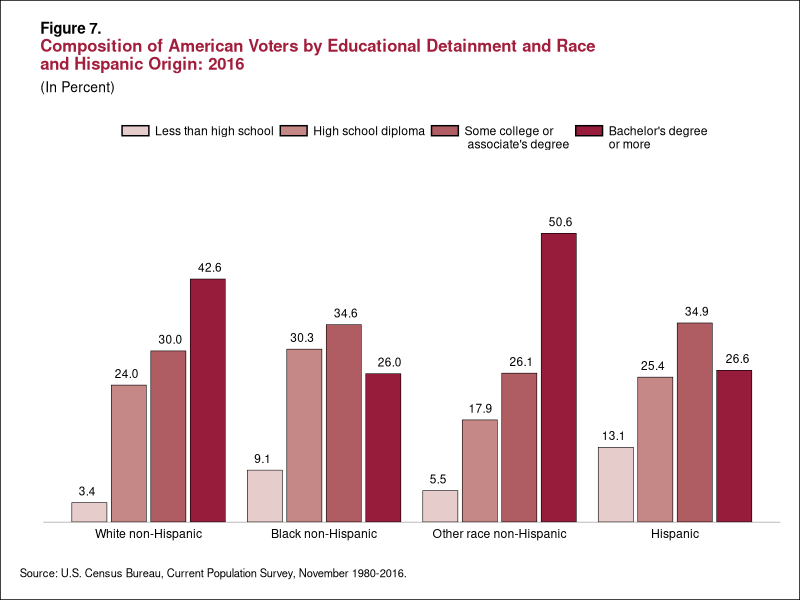
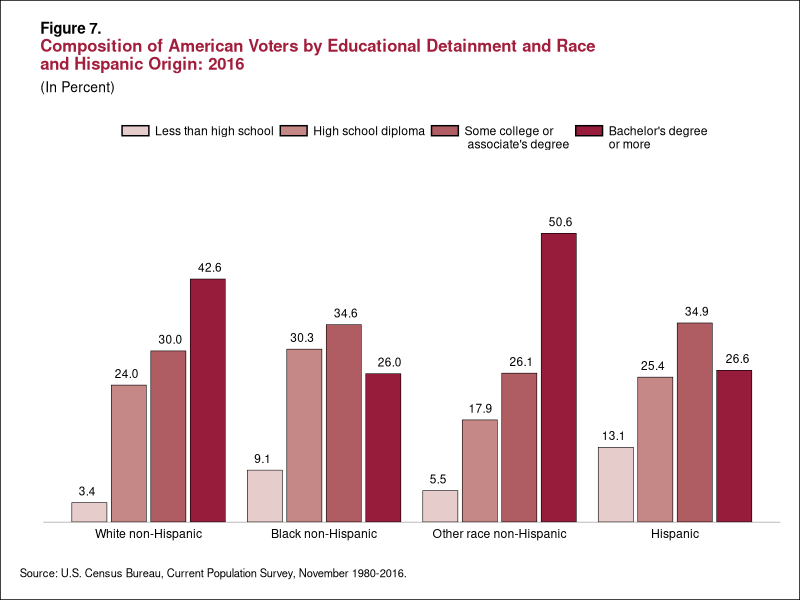

The R script that drew these images, in order:
## ---- chunk 1
knitr::opts_chunk$set(echo = TRUE)
## ---- chunk 2
library(tidyverse)
# I like this for coloring text: https://wilkelab.org/ggtext/
library("ggtext")
library(grid)
library(rlang)


# Colors from https://imagecolorpicker.com/
# Main text: #a21e3c
# Noncit: #af5d62
# No resp: #e6cdcb
# Nonvote: #c58887
# Voters: #971c3c
## ---- chunk 3
age_groups= c("White non-Hispanic", "Black non-Hispanic", "Other race non-Hispanic", "Hispanic")
types= c("Less than high school", "High school diploma", "\nSome college or\n associate's degree", "\nBachelor's degree\nor more")

pop_colors <- c("#e6cdcb", "#c58887", "#af5d62", "#971c3c")

draw_square <- function(data, params, size) {
  if (is.null(data$size)) {
    data$size <- .5
  }
  lwd <- min(data$size, min(size) /4)
  grid::rectGrob(
    width  = unit(1.2, "snpc") - unit(lwd, "mm"),
    height = unit(.5, "snpc") - unit(lwd, "mm"),
    gp = gpar(
      col = data$colour %||% NA,
      fill = alpha(data$fill %||% "grey20", data$alpha),
      lty = data$linetype %||% 1,
      lwd = lwd * .pt,
      linejoin = params$linejoin %||% "mitre",
      lineend = if (identical(params$linejoin, "round")) "round" else "square"
    )
  )
}


  
vote_data<- tibble(
  vote_type = rep(types, 4),
  pop_groups= rep(age_groups, c(4,4,4,4)),
  amount= c(3.4, 24.0, 30.0, 42.6, 9.1, 30.3, 34.6, 26.0, 5.5, 17.9, 26.1, 50.6, 13.1, 25.4, 34.9, 26.6),
  amount1= c("   3.4", "24.0", "30.0", "42.6   ", "   9.1", "30.3", "34.6", "26.0", "   5.5", "  17.9", "26.1", "50.6   ", "   13.1", "25.4", "34.9", "26.6  "),
  fill= rep(pop_colors, 4)
)
vote_labels <- tibble(
  vote_type= factor(types, levels= types),
)
vote_data<- vote_data%>%
  mutate(vote_type = factor(vote_type, levels= types),
         pop_groups= factor(pop_groups, levels= age_groups),
         fill= factor(fill, levels= pop_colors))
area<- (ggplot(vote_data, aes(x = pop_groups, 
                      y = amount, 
                      fill = fill, 
                      label = amount1)) +
  geom_col(color = "black", size= .2, width= .8, position= position_dodge(width= .9), key_glyph= draw_square)+
    geom_text(size = 3, 
            position = position_dodge(width=1), aes(y= amount), vjust =-.8, color= "black")
+
 labs(title =  "<span style = 'font-size:11pt; color:#000000'><b>Figure 7.</span></p><p><span style = 'font-size:12pt; color:#a21e3c'><b>Composition of American Voters by Educational Detainment and Race</p><p><span style = 'font-size:12pt; color:#a21e3c'><b>and Hispanic Origin: 2016</span></p>",
       subtitle = "(In Percent)",
       y = "",
       x = "",
       caption = "Source: U.S. Census Bureau, Current Population Survey, November 1980-2016.") + scale_fill_manual(labels= types, values= pop_colors, name = ""))

new2<- (area + theme_classic()+
  theme(
           # Needed for using HTML syntax in plot title
          
           # Cleaned up some redundancies and combined your theme changes into one layer
           panel.grid = element_blank(),
           plot.background = element_rect(fill = "white", color = "black"),
           panel.grid.major = element_blank(),
           panel.grid.minor = element_blank(),
           plot.title = element_markdown(hjust=.1),
           plot.title.position = "plot",
           plot.caption.position = "plot",
           plot.subtitle = element_text(size = 10, color = "black", hjust=.03), 
           plot.caption = element_text(size = 8, color = "black", hjust = 0),
           axis.ticks = element_blank(),
           axis.line.y = element_blank(),
           axis.text.y= element_blank(),
           legend.position= "top",
           axis.line.x = element_line(size=.1),
           axis.text.x= element_text(color= "black"),
           plot.margin = unit(c(.5,.5,.5,.5), "cm"))
+ scale_x_discrete(expand=c(.2,0))
+ scale_y_continuous(expand = expansion(mult = c(0, 0.21))))
new2 
ggsave("new2.pdf")
